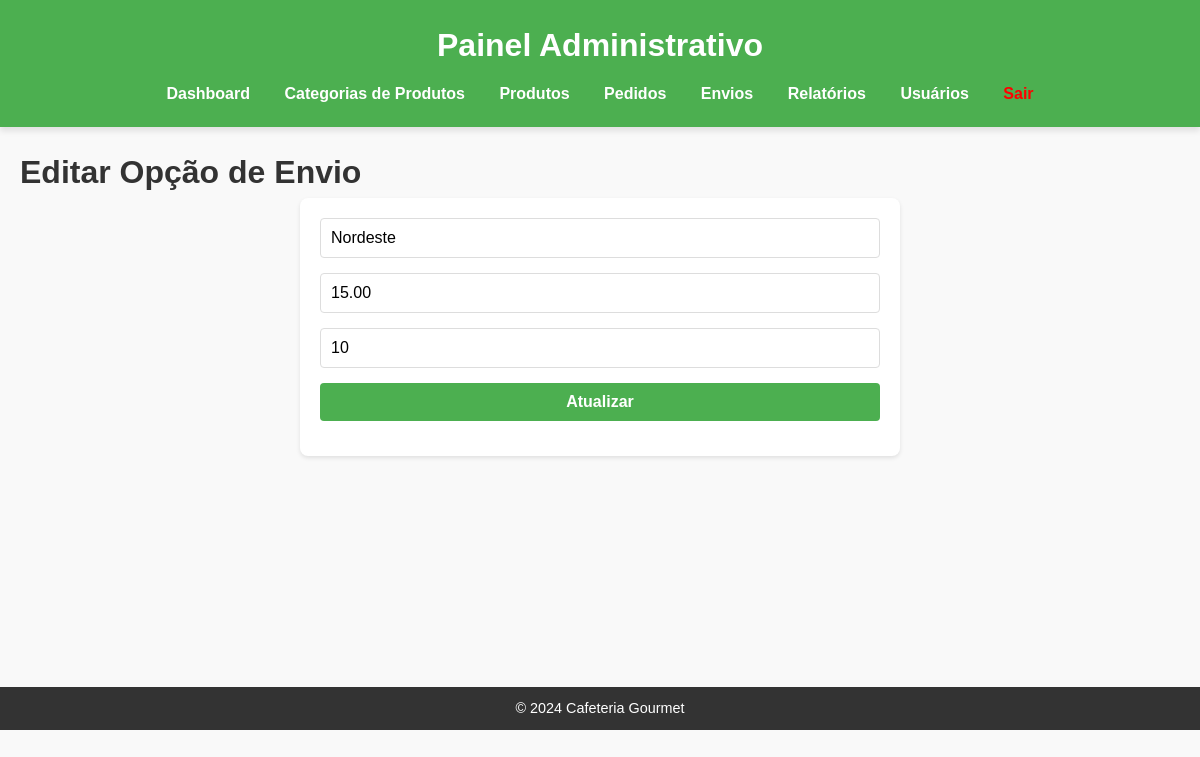
Screenshot of /cms/shipping/edit.php?id=2 (signed in) with the database file from the repository.
### tables this page shows
CREATE TABLE `shipping_options` (
  `id` int(11) NOT NULL,
  `region` varchar(255) NOT NULL,
  `price` decimal(10,2) NOT NULL,
  `estimated_delivery_time` varchar(255) DEFAULT NULL,
  `created_at` timestamp NULL DEFAULT current_timestamp(),
  `updated_at` timestamp NULL DEFAULT current_timestamp() ON UPDATE current_timestamp()
);

### cms/shipping/edit.php (the view, shortened to what this page needs)
<?php
require '../includes/db.php';
$id = $_GET['id'] ?? null;
$stmt = $pdo->prepare('SELECT * FROM shipping_options WHERE id = :id');
$stmt->execute(['id' => $id]);
$option = $stmt->fetch();
?>
<?php include '../header_admin.php'; ?>
    <h1>Editar Opção de Envio</h1>
    <form method="POST">
        <input type="text" name="region" placeholder="Região" value="<?php echo htmlspecialchars($option['region']); ?>" required>
        <input type="number" step="0.01" name="price" placeholder="Preço" value="<?php echo $option['price']; ?>" required>
        <input type="text" name="estimated_time" placeholder="Prazo Estimado" value="<?php echo $option['estimated_delivery_time']; ?>" required>
        <button type="submit">Atualizar</button>
    </form>
<?php include '../footer_admin.php'; ?>

### cms/assets/style.css (style rules this page uses)
* { margin: 0; padding: 0; box-sizing: border-box; }
body { font-family: 'Arial', sans-serif; line-height: 1.6; color: #333; background-color: #f9f9f9; margin: 0; }
form { background-color: #fff; padding: 20px; border-radius: 8px; box-shadow: 0 2px 4px rgba(0, 0, 0, 0.1); max-width: 600px; margin: 0 auto 20px auto; }
form input, form textarea, form select, form button { width: 100%; padding: 10px; margin-bottom: 15px; border: 1px solid #ddd; border-radius: 4px; font-size: 1rem; }
form button { background-color: #4CAF50; color: #fff; border: none; font-weight: bold; cursor: pointer; transition: background-color 0.3s; }

### rows the page displays
shipping_options: region "Nordeste", price "15.00", estimated_time "10"
